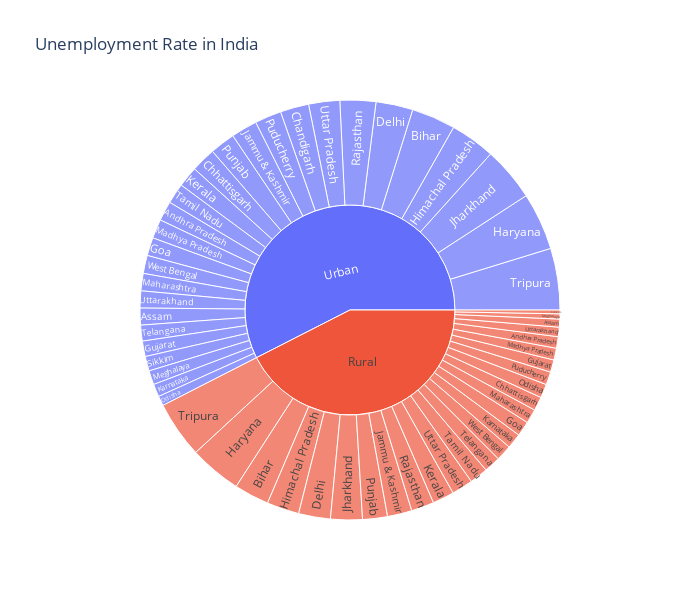

Notebook cell for this chart:
### Markdown cell above
DASHBOARD TO ANALYZE THE UNEMPLOYMENT RATE OF EACH INDIAN STATE

### Code cell
#Plotting sunburst

# Drop rows with missing values in 'States' or 'Region' columns
unemployment_cleaned = data.dropna(subset=['States','Region'])

# Select the required Columns
unemployment = unemployment_cleaned[['States','Region','Estimated Unemployment Rate']]

# Plot sunburst chart
figure = px.sunburst(
    unemployment,
    path=['Region', 'States'],
    values='Estimated Unemployment Rate',
    width=700,
    height=600,
    color_continuous_scale='RdYlGn',
    title='Unemployment Rate in India'
)

figure.show()

### Figure 1 — Plotly figure (JSON) as saved in the notebook; plotly's stock layout.template omitted (floating-point values rounded to 4 significant figures)
{"data": [{"branchvalues": "total", "domain": {"x": [0, 1], "y": [0, 1]}, "hovertemplate": "labels=%{label}<br>Estimated Unemployment Rate=%{value}<br>parent=%{parent}<br>id=%{id}<extra></extra>", "ids": ["Rural/Andhra Pradesh", "Rural/Assam", "Rural/Bihar", "Rural/Chhattisgarh", "Rural/Delhi", "Rural/Goa", "Rural/Gujarat", "Rural/Haryana", "Rural/Himachal Pradesh", "Rural/Jammu & Kashmir", "Rural/Jharkhand", "Rural/Karnataka", "Rural/Kerala", "Rural/Madhya Pradesh", "Rural/Maharashtra", "Rural/Meghalaya", "Rural/Odisha", "Rural/Puducherry", "Rural/Punjab", "Rural/Rajasthan", "Rural/Sikkim", "Rural/Tamil Nadu", "Rural/Telangana", "Rural/Tripura", "Rural/Uttar Pradesh", "Rural/Uttarakhand", "Rural/West Bengal", "Urban/Andhra Pradesh", "Urban/Assam", "Urban/Bihar", "Urban/Chandigarh", "Urban/Chhattisgarh", "Urban/Delhi", "Urban/Goa", "Urban/Gujarat", "Urban/Haryana", "Urban/Himachal Pradesh", "Urban/Jammu & Kashmir", "Urban/Jharkhand", "Urban/Karnataka", "Urban/Kerala", "Urban/Madhya Pradesh", "Urban/Maharashtra", "Urban/Meghalaya", "Urban/Odisha", "Urban/Puducherry", "Urban/Punjab", "Urban/Rajasthan", "Urban/Sikkim", "Urban/Tamil Nadu", "Urban/Telangana", "Urban/Tripura", "Urban/Uttar Pradesh", "Urban/Uttarakhand", "Urban/West Bengal", "Rural", "Urban"], "labels": ["Andhra Pradesh", "Assam", "Bihar", "Chhattisgarh", "Delhi", "Goa", "Gujarat", "Haryana", "Himachal Pradesh", "Jammu & Kashmir", "Jharkhand", "Karnataka", "Kerala", "Madhya Pradesh", "Maharashtra", "Meghalaya", "Odisha", "Puducherry", "Punjab", "Rajasthan", "Sikkim", "Tamil Nadu", "Telangana", "Tripura", "Uttar Pradesh", "Uttarakhand", "West Bengal", "Andhra Pradesh", "Assam", "Bihar", "Chandigarh", "Chhattisgarh", "Delhi", "Goa", "Gujarat", "Haryana", "Himachal Pradesh", "Jammu & Kashmir", "Jharkhand", "Karnataka", "Kerala", "Madhya Pradesh", "Maharashtra", "Meghalaya", "Odisha", "Puducherry", "Punjab", "Rajasthan", "Sikkim", "Tamil Nadu", "Telangana", "Tripura", "Uttar Pradesh", "Uttarakhand", "West Bengal", "Rural", "Urban"], "name": "", "parents": ["Rural", "Rural", "Rural", "Rural", "Rural", "Rural", "Rural", "Rural", "Rural", "Rural", "Rural", "Rural", "Rural", "Rural", "Rural", "Rural", "Rural", "Rural", "Rural", "Rural", "Rural", "Rural", "Rural", "Rural", "Rural", "Rural", "Rural", "Urban", "Urban", "Urban", "Urban", "Urban", "Urban", "Urban", "Urban", "Urban", "Urban", "Urban", "Urban", "Urban", "Urban", "Urban", "Urban", "Urban", "Urban", "Urban", "Urban", "Urban", "Urban", "Urban", "Urban", "Urban", "Urban", "Urban", "Urban", "", ""], "type": "sunburst", "values": [77.37, 53.89, 234.8, 92.8, 213.6, 100.7, 82.84, 350.2, 217.1, 164.5, 213.1, 101.1, 144.8, 79.15, 95.34, 34.65, 92.58, 87.16, 166.9, 153.0, 25.4, 122.9, 110.1, 380.3, 142.9, 63.47, 106.0, 132.0, 113.2, 294.9, 191.9, 165.9, 248.2, 121.9, 103.8, 385.8, 302.1, 175.5, 363.3, 85.79, 138.7, 128.2, 116.3, 94.92, 65.84, 178.4, 169.9, 240.7, 97.84, 137.1, 106.6, 413.5, 208.5, 114.3, 121.5, 3707.0, 5016.0]}], "layout": {"height": 600, "legend": {"tracegroupgap": 0}, "title": {"text": "Unemployment Rate in India"}, "width": 700}}
